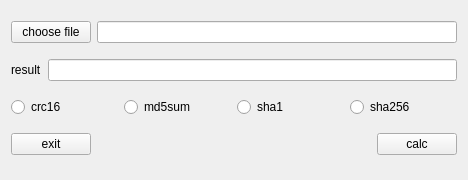
<?xml version="1.0" encoding="UTF-8"?>
<ui version="4.0">
 <class>filesSum</class>
 <widget class="QWidget" name="filesSum">
  <property name="geometry">
   <rect>
    <x>0</x>
    <y>0</y>
    <width>468</width>
    <height>180</height>
   </rect>
  </property>
  <property name="windowTitle">
   <string>Form</string>
  </property>
  <layout class="QGridLayout" name="gridLayout">
   <item row="0" column="0">
    <layout class="QHBoxLayout" name="horizontalLayout">
     <item>
      <widget class="QPushButton" name="btn_choose">
       <property name="text">
        <string>choose file</string>
       </property>
      </widget>
     </item>
     <item>
      <widget class="QLineEdit" name="lineEdit_filename"/>
     </item>
    </layout>
   </item>
   <item row="1" column="0">
    <layout class="QHBoxLayout" name="horizontalLayout_2">
     <item>
      <widget class="QLabel" name="label">
       <property name="text">
        <string>result</string>
       </property>
      </widget>
     </item>
     <item>
      <widget class="QLineEdit" name="lineEdit_result"/>
     </item>
    </layout>
   </item>
   <item row="2" column="0">
    <layout class="QHBoxLayout" name="horizontalLayout_3">
     <item>
      <widget class="QRadioButton" name="rbtn_crc16">
       <property name="text">
        <string>crc16</string>
       </property>
       <attribute name="buttonGroup">
        <string notr="true">rbtnGroup_sum</string>
       </attribute>
      </widget>
     </item>
     <item>
      <widget class="QRadioButton" name="rbtn_md5">
       <property name="text">
        <string>md5sum</string>
       </property>
       <attribute name="buttonGroup">
        <string notr="true">rbtnGroup_sum</string>
       </attribute>
      </widget>
     </item>
     <item>
      <widget class="QRadioButton" name="rbtn_sha1">
       <property name="text">
        <string>sha1</string>
       </property>
       <attribute name="buttonGroup">
        <string notr="true">rbtnGroup_sum</string>
       </attribute>
      </widget>
     </item>
     <item>
      <widget class="QRadioButton" name="rbtn_sha256">
       <property name="text">
        <string>sha256</string>
       </property>
       <attribute name="buttonGroup">
        <string notr="true">rbtnGroup_sum</string>
       </attribute>
      </widget>
     </item>
    </layout>
   </item>
   <item row="3" column="0">
    <layout class="QHBoxLayout" name="horizontalLayout_4">
     <item>
      <widget class="QPushButton" name="btn_exit">
       <property name="text">
        <string>exit</string>
       </property>
      </widget>
     </item>
     <item>
      <spacer name="horizontalSpacer">
       <property name="orientation">
        <enum>Qt::Horizontal</enum>
       </property>
       <property name="sizeHint" stdset="0">
        <size>
         <width>40</width>
         <height>20</height>
        </size>
       </property>
      </spacer>
     </item>
     <item>
      <widget class="QPushButton" name="btn_calc">
       <property name="text">
        <string>calc</string>
       </property>
      </widget>
     </item>
    </layout>
   </item>
  </layout>
 </widget>
 <resources/>
 <connections/>
 <buttongroups>
  <buttongroup name="rbtnGroup_sum"/>
 </buttongroups>
</ui>
